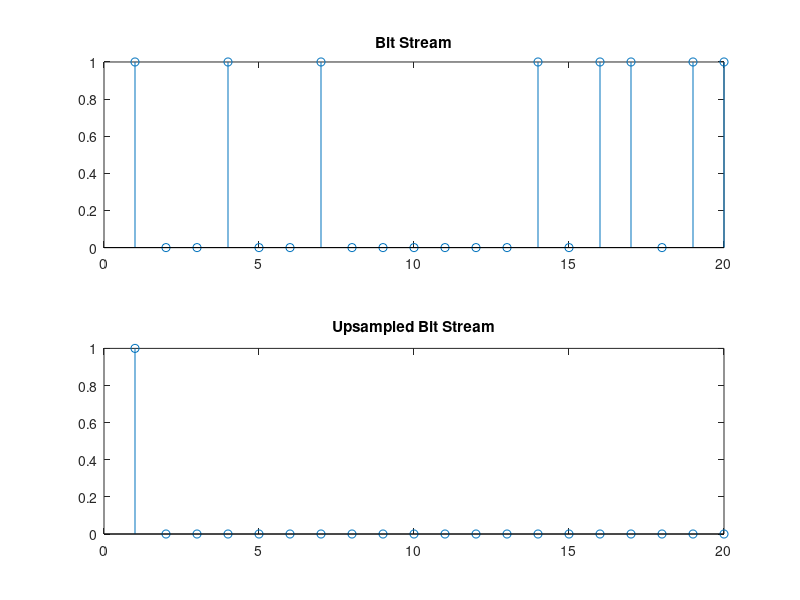

Source code (MATLAB): (Note: this script raises an error after producing the figure.)
clc;
close all;
clear vars;

% signal generation / bit stream genration [1,0,0,....]
N = 1000;
bits = round(randi([0 1],1,N));
figure;
subplot(2,1,1);
stem(bits);
xlim([0 20]);
title('Bit Stream');

% upsample (to cop up with delay and to match filter freq response)
rate = 8;
upsampled_bits = upsample(bits,rate); % padd 7 zeros after every bit in the bitstream
subplot(2,1,2);
stem(upsampled_bits);
xlim([0 20]);
title('Upsampled Bit Stream');

%The bits are passed through a transmitter - a matched filter transmitter
% Lets design a square root raised cosine filter 
%parameters :
beta = 0.6; % roll off factor in freq response 
sps = rate; % bits  per symbol --> 8 bits are used (padded 7 zeros)
span = 2*rate;
p = rcosdesign(beta,span,sps);

% p returns time domain representation of filter
figure;
subplot(2,2,1);
plot(p);
title('h(t)')

% find the bode plot / frequency respose
[value,frequency] = freqz(p);
subplot(2,2,2);
plot(frequency,value);
title('frequency response')

% frequence response in omega and gain dB
subplot(2,2,3);
value_db = mag2db(abs(value));
omega = frequency/pi;
plot(omega,value_db); % frequence response in omega and gain dB
title('freq resp - omega dB plot')
subplot(2,2,4);
grid on;
semilogy(omega,value_db);% frequence response in omega and gain dB in semilog
title('semilog frequency response - omega dB plot')

% thus , output = input convolved with p
tx = conv(p,upsampled_bits);

figure;
subplot(2,1,1);
plot(tx);
xlim([0 500]);
title('Pulse shaped transmitted signal');

% if no noise , rx = tx
% if noise , rx = tx + awgn

%adding noise to channel 
snr  = 20;
rx = tx + awgn(tx,snr);
subplot(2,1,2);
plot(rx);
xlim([0 500]);
title('Pulse shaped recieved signal');

%plot eye diagram
eyediagram(tx,2*sps);
eyediagram(rx,2*sps);

%plot eyediagram for different roll off values / beta values
beta_arr = [0.1,0.3,0.5,0.7,0.9];
for i = 1:length(beta_arr)
    beta = beta_arr(i);
    p_arr = rcosdesign(beta,span,sps);
    tx = conv(p_arr,upsampled_bits);
    eyediagram(tx,2*sps);
end


%Reciever is a matched filter,matched to the conjugate of transmitter
Reciever = conj(p);

% Reciever(t)
figure;
subplot(2,2,1);
plot(Reciever);
title('Reciever(t)')

% find the bode plot / frequency respose
[value,frequency] = freqz(Reciever);
subplot(2,2,2);
plot(frequency,value);
title('frequency response')

% frequence response in omega and gain dB
subplot(2,2,3);
value_db = mag2db(abs(value));
omega = frequency/pi;
plot(omega,value_db); % frequence response in omega and gain dB
title('freq resp - omega dB plot')
subplot(2,2,4);
grid on;
semilogy(omega,value_db);% frequence response in omega and gain dB in semilog
title('semilog frequency response - omega dB plot');


% The output is convolution of Reciever(t) with rx
recieved_bits = conv(Reciever,rx);

%downsample
filtdelay = (length(p)-1)/2 ;
downsampled_bits = downsample(recieved_bits,(filtdelay / rate)); %rate = 8 (upsampling was done at this rate)

%recieved_bits
output_bits = recieved_bits(2*filtdelay+1 : rate : end - (2*filtdelay));
output_bits = abs(round(output_bits,0));
output_bits = output_bits ./ 2;

figure;
stem(output_bits);
xlim([0 20]);
title('Output bits')

figure;
subplot(2,1,1);
stem(bits);
xlim([0 20]);
subplot(2,1,2);
stem(output_bits);
xlim([0 20]);






